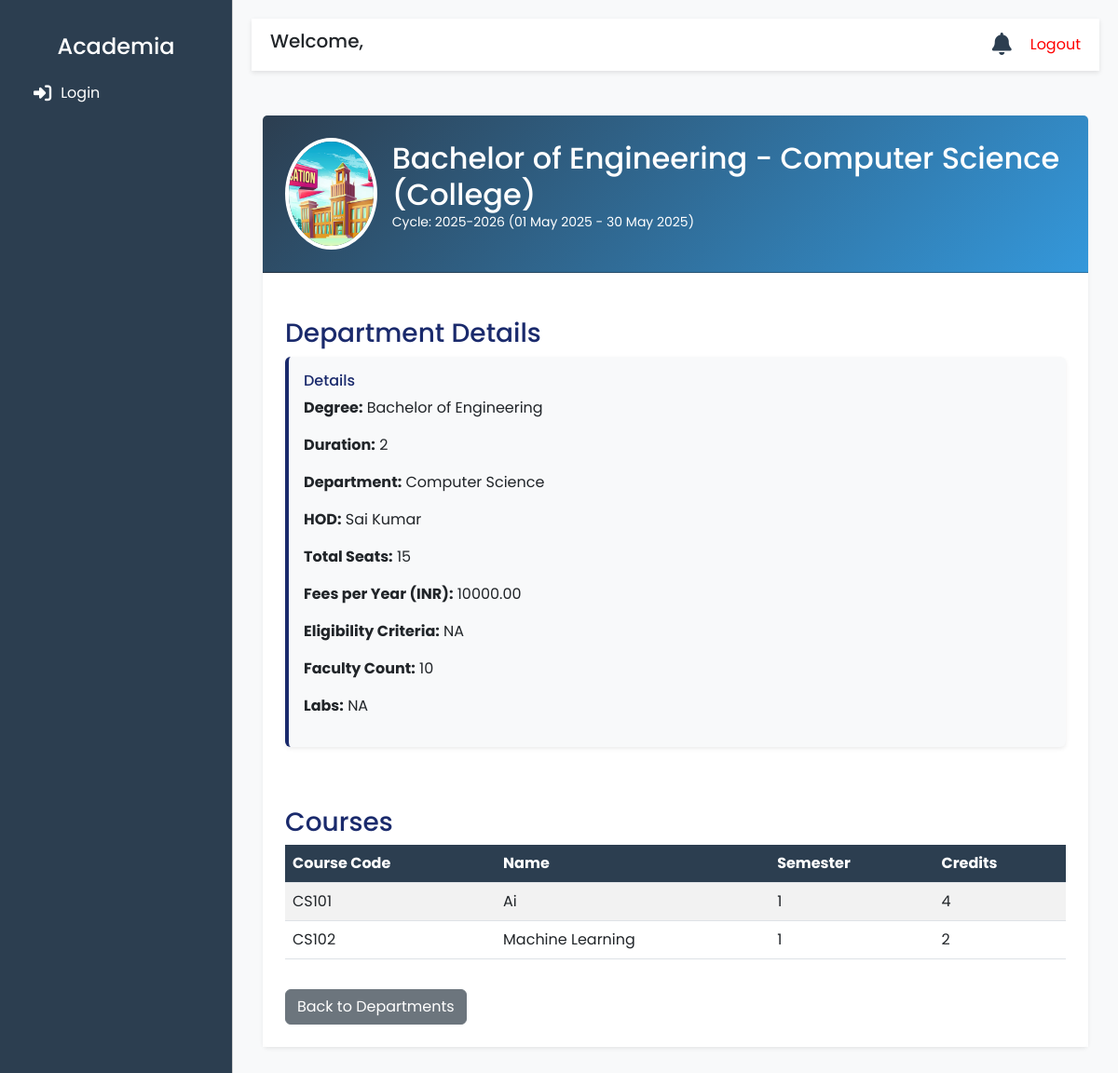
The page /colleges/1/degrees/1/departments/1/1/ on the database its author committed.
### colleges/models.py (models this page shows, shortened)
class Degree(models.Model):
    college = models.ForeignKey(CollegeProfile, on_delete=models.CASCADE, related_name='degrees')
    cycle = models.ForeignKey(AdmissionCycle, on_delete=models.CASCADE, help_text="The cycle this degree is offered in")
    name = models.CharField(max_length=100)
    duration = models.CharField(max_length=50)
    eligibility_criteria = models.TextField(blank=True)
    class Meta:
        unique_together = ('college', 'cycle', 'name')  # Unique degree name per college and cycle

class Department(models.Model):
    college = models.ForeignKey(CollegeProfile, on_delete=models.CASCADE, related_name='departments')
    degree = models.ForeignKey(Degree, on_delete=models.CASCADE, related_name='departments')
    cycle = models.ForeignKey(AdmissionCycle, on_delete=models.CASCADE, help_text="The cycle this department is offered in")
    name = models.CharField(max_length=100)
    hod_name = models.CharField(max_length=100, blank=True)
    faculty_count = models.PositiveIntegerField(default=0)
    labs = models.TextField(blank=True)
    fees_per_year = models.DecimalField(max_digits=10, decimal_places=2)
    class Meta:
        unique_together = ('degree', 'cycle', 'name')  # Unique department name per degree and cycle
    @property
    def total_seats(self):
        return sum(section.total_seats for section in self.sections.all())

class CollegeProfile(models.Model):
    user = models.OneToOneField(User, on_delete=models.CASCADE, related_name='college_profile')
    college_name = models.CharField(max_length=255)
    principal_name = models.CharField(max_length=100)
    contact_phone = models.CharField(max_length=15)
    alternate_phone_number = models.CharField(max_length=15, blank=True, null=True)
    contact_email = models.EmailField()
    college_type = models.CharField(
        max_length=50,
        choices=[('Private', 'Private'), ('Government', 'Government'), ('Autonomous', 'Autonomous')]
    )
    affiliation = models.CharField(max_length=100)
    accreditation = models.CharField(
        max_length=100,
        choices=[('AICTE', 'AICTE'), ('NAAC', 'NAAC'), ('NBA', 'NBA'), ('', 'Other')]
    )
    courses_offered = models.TextField(blank=True, null=True)
    streams_available = models.TextField(blank=True, null=True)
    medium_of_instruction = models.CharField(
        max_length=50,
        choices=[('English', 'English'), ('Telugu', 'Telugu'), ('Hindi', 'Hindi'), ('Other', 'Other')],
        blank=True,
        null=True
    )
    established_year = models.IntegerField()
    total_students = models.IntegerField()
    total_faculty = models.IntegerField()
    college_code = models.CharField(max_length=50, blank=True, null=True)
    website = models.URLField(blank=True, null=True)
    hostel_availability = models.BooleanField(default=False)
    hostel_capacity_boys = models.IntegerField(blank=True, null=True)
    hostel_capacity_girls = models.IntegerField(blank=True, null=True)
    library = models.BooleanField(default=False)
    library_books_count = models.IntegerField(blank=True, null=True)
    labs = models.TextField(blank=True, null=True)
    placement_cell = models.BooleanField(default=False)
    placement_percentage = models.FloatField(blank=True, null=True)
    top_recruiters = models.TextField(blank=True, null=True)
    other_facilities = models.TextField(blank=True, null=True)
    street_address = models.CharField(max_length=255)
    city = models.CharField(max_length=100)
    state = models.CharField(max_length=100, blank=True)
    district = models.CharField(max_length=100, blank=True)
    pincode = models.CharField(max_length=10)
    profile_pic = models.ImageField(upload_to='college_logos/', blank=True, null=True)
    accreditation_certificate = models.FileField(upload_to='college_certificates/', blank=True, null=True)
    brochure = models.FileField(upload_to='college_brochures/', blank=True, null=True)
    created_at = models.DateTimeField(default=timezone.now)
    updated_at = models.DateTimeField(default=timezone.now)

class AdmissionCycle(models.Model):
    college = models.ForeignKey(CollegeProfile, on_delete=models.CASCADE)
    year = models.CharField(max_length=9)  # Remove unique=True
    start_date = models.DateField()
    end_date = models.DateField()
    is_active = models.BooleanField(default=False)
    is_archived = models.BooleanField(default=False)
    created_at = models.DateTimeField(auto_now_add=True)
    class Meta:
        unique_together = ('college', 'year')  # Ensure year is unique per college

class Section(models.Model):
    department = models.ForeignKey(Department, on_delete=models.CASCADE, related_name='sections')
    cycle = models.ForeignKey(AdmissionCycle, on_delete=models.CASCADE, help_text="The cycle this section is offered in")
    section_name = models.CharField(max_length=50)
    total_seats = models.PositiveIntegerField(default=0)
    class Meta:
        unique_together = ('department', 'section_name', 'cycle')  # Unique section per department and cycle

class Course(models.Model):
    degree = models.ForeignKey(Degree, on_delete=models.CASCADE, related_name='courses')
    department = models.ForeignKey(Department, on_delete=models.CASCADE, related_name='courses')
    cycle = models.ForeignKey(AdmissionCycle, on_delete=models.CASCADE, help_text="The cycle this course is offered in")
    course_code = models.CharField(max_length=20)
    name = models.CharField(max_length=100)
    semester = models.CharField(max_length=20)
    credits = models.PositiveIntegerField()
    class Meta:
        unique_together = ('department', 'course_code', 'name')  # Unique course code and name per department

### colleges/views.py (the view)
# urls.py: path('<int:college_id>/degrees/<int:degree_id>/departments/<int:department_id>/<int:cycle_id>/', views.degree_detail, name='degree_detail'),
def degree_detail(request, college_id, degree_id, department_id, cycle_id):
    college = get_object_or_404(CollegeProfile, id=college_id, user__is_active=True)
    degree = get_object_or_404(Degree, id=degree_id, college=college)
    department = get_object_or_404(Department, id=department_id, degree=degree, college=college)
    cycle = get_object_or_404(AdmissionCycle, id=cycle_id, college=college)
    courses = department.courses.filter(cycle=cycle) if cycle else department.courses.all()
    context = {
        'college': college,
        'degree': degree,
        'department': department,
        'courses': courses,
        'active_cycle': cycle,  # Use the URL-provided cycle
    }
    return render(request, 'colleges/degree_detail.html', context)

### core/context_processors.py (called while the page is built)
def notifications(request):
    if request.user.is_authenticated:
        user_notifications = Notification.objects.filter(user=request.user).order_by('-created_at')[:5]
        unread_count = Notification.objects.filter(user=request.user, is_read=False).count()
    else:
        user_notifications = []
        unread_count = 0
    return {
        'notifications': user_notifications,
        'unread_notifications_count': unread_count,
    }

### colleges/templates/colleges/degree_detail.html (shortened to what this page needs)
{% extends 'students/base.html' %}
{% load static %}
{% block content %}
    <div class="container mt-5">
        <div class="card shadow-sm">
            <div class="card-header text-white p-4" style=" background: linear-gradient(135deg, #2C3E50 0%, #3498DB 100%); display: flex; align-items: center;">
                <div class="department-image me-3">
                    <img src="{% if college.profile_pic and college.profile_pic.url %}{{ college.profile_pic.url }}{% else %}{% static 'images/no-images.avif' %}{% endif %}" alt="{{ department.name }} Logo" class="img-fluid rounded-circle" style="width: 120px; height: 120px; object-fit: cover; border: 4px solid #ffffff;">
                </div>
                <div>
                    <h2 class="mb-0">{{ degree.name }} - {{ department.name }} ({{ college.college_name }})</h2>
                    {% if active_cycle %}
                        <p class="text-white small">Cycle: {{ active_cycle.year }} ({{ active_cycle.start_date|date:"d M Y" }} - {{ active_cycle.end_date|date:"d M Y" }})</p>
                    {% endif %}
                </div>
            </div>
            <div class="card-body p-4" style="background-color: rgba(255, 255, 255, 0.9);">
                <h3 class="mt-4" style="color: #1a2a6c;">Department Details</h3>
                <div class="row g-4">
                    <div class="col-12">
                        <div class="detail-card p-3 mb-3 bg-light rounded shadow-sm" style="border-left: 4px solid #1a2a6c;">
                            <h6 class="mb-2" style="color: #1a2a6c;">Details</h6>
                            <p><strong>Degree:</strong> {{ degree.name }}</p>
                            <p><strong>Duration:</strong> {{ degree.duration }}</p>
                            <p><strong>Department:</strong> {{ department.name }}</p>
                            <p><strong>HOD:</strong> {{ department.hod_name|default:"Not specified" }}</p>
                            <p><strong>Total Seats:</strong> {{ department.total_seats }}</p>
                            <p><strong>Fees per Year (INR):</strong> {{ department.fees_per_year }}</p>
                            <p><strong>Eligibility Criteria:</strong> {{ degree.eligibility_criteria|default:"Not specified" }}</p>
                            <p><strong>Faculty Count:</strong> {{ department.faculty_count }}</p>
                            <p><strong>Labs:</strong> {{ department.labs|default:"Not specified" }}</p>
                        </div>
                    </div>
                </div>
                <h3 class="mt-5" style="color: #1a2a6c;">Courses</h3>
                {% if courses %}
                    <div class="table-responsive">
                        <table class="table table-hover table-striped">
                            <thead>
                                <tr style="background: linear-gradient(to right, #1a2a6c, #b21f1f); color: white;">
                                    <th>Course Code</th>
                                    <th>Name</th>
                                    <th>Semester</th>
                                    <th>Credits</th>
                                </tr>
                            </thead>
                            <tbody>
                                {% for course in courses %}
                                    <tr class="course-row">
                                        <td>{{ course.course_code }}</td>
                                        <td>{{ course.name }}</td>
                                        <td>{{ course.semester }}</td>
                                        <td>{{ course.credits }}</td>
                                    </tr>
                                {% endfor %}
                            </tbody>
                        </table>
                    </div>
                {% else %}
                    <p class="text-muted">No courses available for this department.</p>
                {% endif %}
                <div class="mt-3">
                    <a href="{% url 'colleges:student_department_list' college.id degree.id active_cycle.id %}" class="btn btn-secondary">Back to Departments</a>
                </div>
            </div>
        </div>
    </div>
{% endblock %}

### students/templates/students/base.html (style rules this page uses)
body { font-family: 'Poppins', sans-serif; background-color: #f8f9fa; }
.card { border: none; box-shadow: 0 2px 10px rgba(0, 0, 0, 0.1); margin-bottom: 20px; }
.table { background-color: white; }
.table th { background-color: #2C3E50; color: white; }

### rows shown on the page
Degree: name "Bachelor of Engineering", duration "2", eligibility_criteria "NA"
Department: name "Computer Science", hod_name "Sai Kumar", total_seats "15", fees_per_year "10000.00", faculty_count "10", labs "NA"
CollegeProfile: college_name "College"
AdmissionCycle: year "2025-2026", start_date "01 May 2025", end_date "30 May 2025"
Course: course_code "CS101", name "Ai", semester "1", credits "4"
Course: course_code "CS102", name "Machine Learning", semester "1", credits "2"
